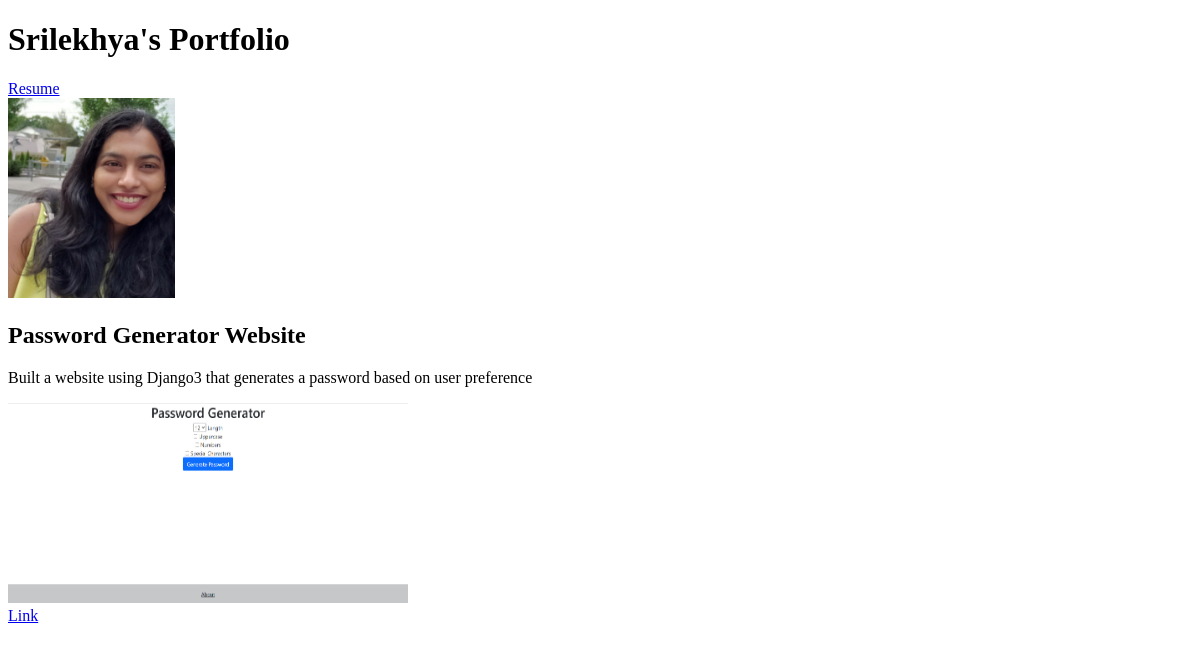
Before: / with the older database file.
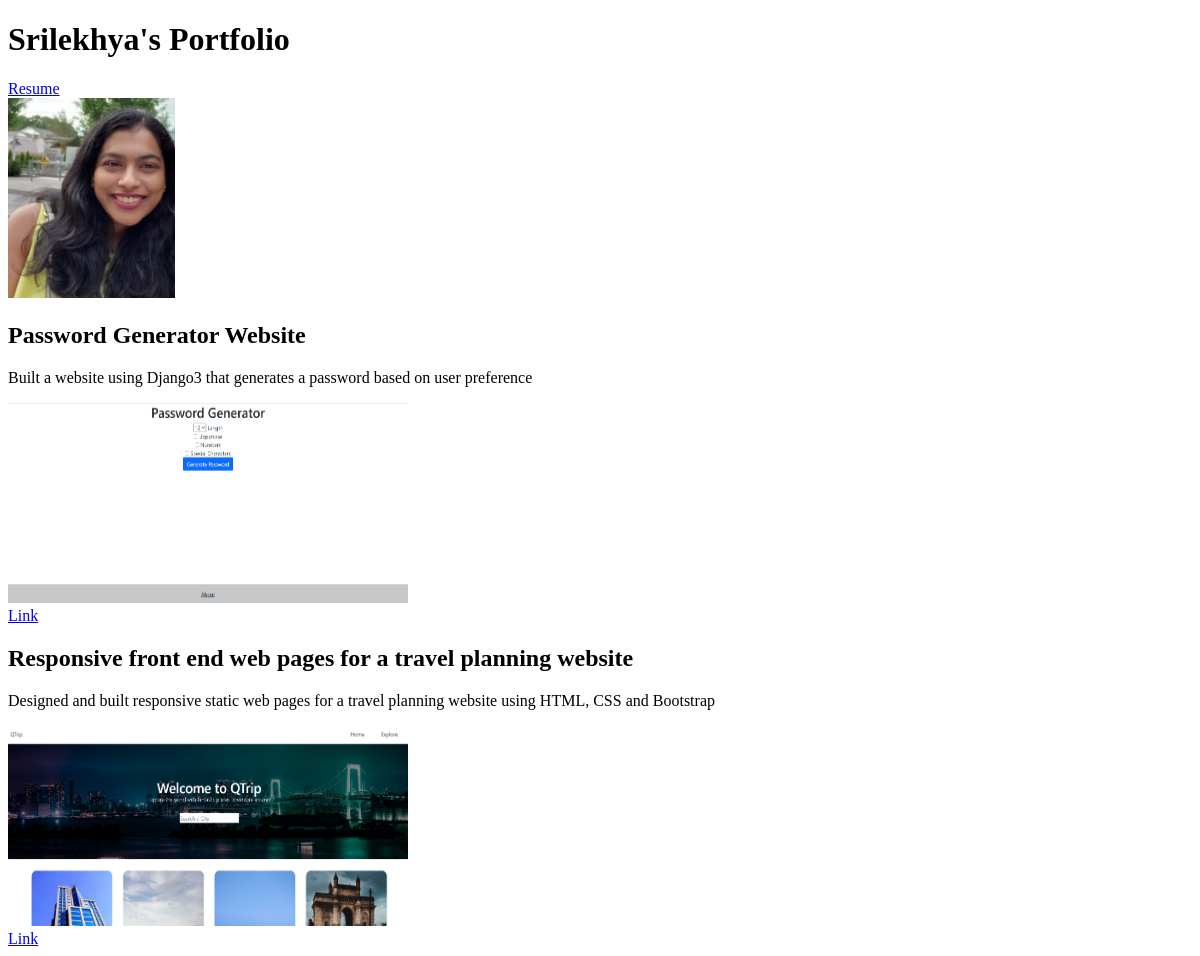
After: the same page with the newer database file.
### portfolio/models.py (models this page shows)
class Project(models.Model):
	title = models.CharField(max_length = 100)
	description = models.CharField(max_length = 250)
	image = models.ImageField(upload_to = 'portfolio/images/')
	url = models.URLField(blank = True)

### portfolio/views.py (the view)
# urls.py: 2. Add a URL to urlpatterns:  path('', views.home, name='home')
def home(request):
	projects = Project.objects.all()
	return render(request, 'portfolio/home.html',{'projects':projects})

### portfolio/templates/portfolio/home.html (shortened to what this page needs)
<!DOCTYPE html>
<html>
<head>
</head>
<body>
	<h1>Srilekhya's Portfolio</h1>
	{% load static %}
	<a href = "{% static 'portfolio/resume.pdf' %}">Resume</a><br>
	<img src = "{% static 'portfolio/image2.png' %}" height= 200px object-fit: cover>
	{% for project in projects %}
	<h2>{{ project.title }} </h2>
	<p> {{ project.description}} </p>
	<img src = "{{ project.image.url }}" height= 200px width = 400px><br>
	{% if project.url %}
	<a href = "{{ project.url }}"> Link </a>
	{% endif %}
	{% endfor %}
</body>
</html>

Changed rows visible on the page:
added Project: title "Responsive front end web pages for a travel planning website", description "Designed and built responsive static web pages for a travel planning website using HTML, CSS and Bootstrap", image (picture)
